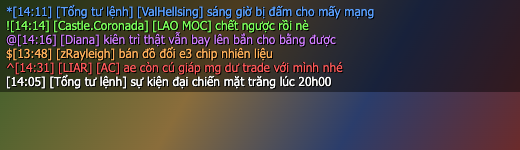
#> input picture internal/tesseract/testdata/chat-colors.png, 520 x 150 px
$ python -i gen.py   (imports and definitions only)
#> lines starting #> are read from the running program, lines starting #| are printed output that depends on the picture; after the words box and inside, x2 and y2 are one past the last pixel; in counts of white or black regions, pixels touching at a corner belong together
#> further down, picture is the input picture: PIL image 520x150 RGB; mean R, G, B 72.7, 66.6, 61.4
"""Synthetic Ace Online chat lines for fine-tuning Tesseract.

The game draws chat with Verdana 12px, no anti-aliasing (verified pixel-exact
against real captures). Each line is rendered the way the game shows it,
upscaled x2 like the client's capture, then run through the same
preprocessing as internal/tesseract.Preprocess (max(R,G) -> x1.5 bilinear ->
Otsu -> invert), so training images match what Tesseract sees in production.

Usage: python3 gen.py OUT_DIR COUNT SEED FONT_PATH
"""
import os
import random
import sys
import unicodedata

from PIL import Image, ImageDraw, ImageFont

OUT, COUNT, SEED, FONT = sys.argv[1], int(sys.argv[2]), int(sys.argv[3]), sys.argv[4]
rng = random.Random(SEED)
font = ImageFont.truetype(FONT, 12)
MAX_W = 680

COLORS = {
    "red": (225, 45, 45), "yellow": (235, 205, 50), "green": (70, 230, 50), "cyan": (70, 220, 225),
    "white": (225, 225, 225), "magenta": (215, 50, 215), "blue": (95, 155, 255), "purple": (185, 110, 255),
    "orange": (240, 150, 40), "grey": (190, 190, 190),
}
CHANNEL_COLOR = {"^": "red", "!": "green", "*": "blue", "@": "purple", "#": "orange", "$": "yellow", "%": "orange", "": "white"}

PHRASES = """tối nay đi săn boss không
ai bán đá cường hóa không
chờ mình một chút nhé
sáng giờ bị đấm cho mấy mạng
kiên trì thật vẫn bay lên bắn cho bằng được
con gà này
chết ngược rồi
giờ phải đi rình mò bắn lại
cay để bụng là có thật
bay lên tấn công trên không luôn
em cho thuê giáp tím
ae còn cú giáp dư trade với mình nhé
sự kiện đại chiến mặt trăng lúc 20h00
anh em ra trụ hết đi
ai chém MG cùng không
để tối đi moon
mua gì vậy
full bố 2 ông AG rồi
tý vay 100k wp
còn không đủ wp bán
xin giáp moon MG thịt
tối cho nhé
tối mở ra không xài cho
chầy cối vừa thôi a tuấn
ui cảm ơn nhé
vào party đi
đợt e cũng tầm đó
hơn 300 ấy chứ
chỉ cho lên vàng cái là ủn xanh dương
làm qua 3u xanh hoặc tím 90 đi
xài 75 z sao không xài cây 125 chời
3u trắng cũng được chứ xài 75 làm gì
125 miss làm bậc
300 cây 3u chưa lên vàng nữa
sai 3u 75 chém MG không nổi luôn
yếu nhất sv mẹ rồi
xin ae chỉ sơ BG chủ yếu cắm map và đi BB
đau đáng wz hết nl nên về tp mà
trụ này đi sao nhỉ
ai chỉ giúp với
map hẻm núi philip
về tp vào cổng dịch chuyển lên map
thua ngược
mua đồ ai bán cho xin cái giá
mg xin giáp như vậy đau đúi
anh em IG về hết trụ
tìm mạng trụ
km cầm đầu em anh quay sụp chú
bán đồ đổi e3 chip nhiên liệu
nháy nháy chú hùa chỉ biết cắn chạy
có vài mạng thế này đánh đấm gì
một với một dám không
cắn đã rủ cả bầy lên
lên bắn cho bằng được
đi đâu đấy
ngủ chưa
ra map chính đi
cần người đi cùng
ai có súng không
bán acc giá rẻ
nhận đổi vàng
hôm qua đánh ghê thật
đội hình mạnh quá
ai rảnh không
mình mới chơi
chỉ mình cách lên level
giáp này bao nhiêu
cho xin cái link
ai pk không
thôi đi ăn cơm
ăn cơm xong vào tiếp
mai gặp lại nhé
hẹn tối nay
đánh trận này thắng chắc
bên kia đông quá
rút về trụ đi
giữ trụ cẩn thận
nhớ mua máu
hết đạn rồi
sửa đồ đi
ai buff giùm
nhường đi mà
được rồi để đó
không biết nữa
thật không vậy
chuẩn luôn
quá đỉnh
ngon lành
đừng có mà
làm sao bây giờ
xong rồi đó
tập trung vào
ưu tiên bắn MG trước
trừ máu nhanh quá
bị lag ghê
mạng yếu quá
ae ơi giúp với
quay lại đây
""".strip().split("\n")

WORDS_EN = ["boss", "party", "pm", "map", "moon", "slot", "camp", "call", "bank", "level", "token", "chip", "trade", "full",
            "ok", "acc", "farm", "buff", "lag", "skill", "item", "event", "online", "team", "go", "afk", "gg", "noob", "pro"]
TEEN = ["vl", "vcl", "cmm", "cmndt", "ko", "k", "đc", "dc", "ae", "mn", "bn", "mk", "ib", "nt", "z", "j", "r", "ms", "kg"]
EMOTES = ["=))", "=)))", ":v", ":V", ":d", ":D", "^^", ":))", "=)", "-_-", "=.=", ":(", "haha", "hahah", "hihi", "kkk"]
TAGS = ["BC", "AC", "EV", "CoP", "Audi", "AB", "Do", "AG", "MG", "BG", "VN", "GM", "TT", "IG"]
RANKS = ["Tổng tư lệnh", "Phú tổng tư lãnh", "Tham mưu trưởng", "Tổng tư lãnh", "Đội trưởng", "Thành viên"]
NAME_PARTS = ["Sky", "Luxury", "Daddy", "Shopee", "Lava", "Titanic", "Castle", "Coronada", "Hulk", "Long", "Time", "No", "See",
              "Arale", "Galbrena", "That", "Sat", "Thien", "Kim", "Hoa", "Hong", "Do", "Ngoc", "Song", "Ngan", "Nhat", "Anh",
              "Val", "Hellsing", "Rayleigh", "God", "Hien", "Xinh", "Diana", "Momota", "Chu", "Tom", "Vang", "Xin", "Cam", "On",
              "Toxic", "Galarius", "Salarius", "Cheng", "Audi", "Jun", "Man", "Dark", "Andy", "Quang", "Ga", "Kiem", "Si",
              "Phap", "Su", "Rong", "Bao", "Lua", "Bang", "Gio", "Sam", "Set", "Ninja", "Pro", "King", "Lady", "Angel", "Devil"]
INITIALS = ["", "b", "c", "ch", "d", "đ", "g", "gh", "gi", "h", "k", "kh", "l", "m", "n", "ng", "ngh", "nh", "p", "ph", "qu",
            "r", "s", "t", "th", "tr", "v", "x"]
RIMES = ["a", "ai", "am", "an", "ang", "anh", "ao", "au", "ay", "ăm", "ăn", "ăng", "âm", "ân", "âng", "âu", "ây", "e", "em",
         "en", "eo", "ê", "êm", "ên", "ênh", "êu", "i", "ia", "im", "in", "inh", "iu", "iêm", "iên", "iêu", "o", "oa", "oai",
         "oan", "oang", "oanh", "oi", "om", "on", "ong", "ô", "ôi", "ôm", "ôn", "ông", "ơ", "ơi", "ơm", "ơn", "u", "ua", "ui",
         "um", "un", "ung", "uôi", "uôn", "uông", "uy", "uyên", "ư", "ưa", "ưi", "ưng", "ươi", "ươn", "ương", "ưu", "y", "yêu"]
STOP_RIMES = ["ac", "ach", "at", "ăc", "ăt", "âc", "ât", "ep", "et", "êch", "êt", "ich", "it", "iêt", "oc", "ot", "ôc", "ôt",
              "ơt", "uc", "ut", "uôc", "uôt", "ưc", "ưt", "ươc", "ươt", "ap", "ăp", "âp", "ip", "op", "ôp", "ơp", "up"]
TONES = ["", "̀", "́", "̉", "̃", "̣"]
STOP_TONES = ["́", "̣"]
VOWELS = "aăâeêioôơuưy"


# [24 lines left out: functions with_tone, syllable, not called in this run]


def strip_accents(s):
    s = s.replace("đ", "d").replace("Đ", "D")
    return "".join(c for c in unicodedata.normalize("NFD", s) if unicodedata.category(c) != "Mn")


# [85 lines left out: functions number, body, player, segments, background, not called in this run]


def otsu(hist, total):
    s = sum(i * c for i, c in enumerate(hist))
    sb = wb = 0.0
    best = thr = 0
    for t in range(256):
        wb += hist[t]
        if wb == 0:
            continue
        wf = total - wb
        if wf == 0:
            break
        sb += t * hist[t]
        mb, mf = sb / wb, (s - sb) / wf
        v = wb * wf * (mb - mf) ** 2
        if v > best:
            best, thr = v, t
    return thr


def preprocess(im):
    r, g, _ = im.split()
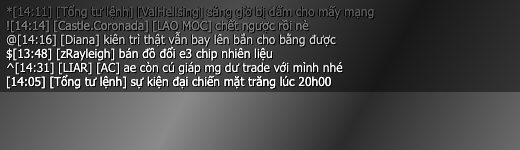
#> r: PIL image 520x150 L; min 0, max 255, mean 72.7
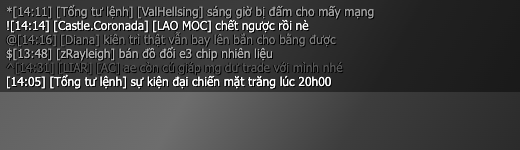
#> g: PIL image 520x150 L; min 0, max 255, mean 66.6
    rp, gp = r.load(), g.load()
    w, h = im.size
#> w = 520; h = 150
    out = Image.new("L", (w, h))
#> out: PIL image 520x150 L; every value is 0
    op = out.load()
    for y in range(h):
        for x in range(w):
            op[x, y] = max(rp[x, y], gp[x, y])
    out = out.resize((int(w * 1.5), int(h * 1.5)), Image.BILINEAR)
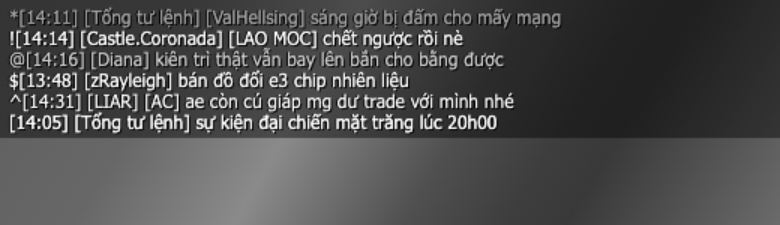
#> out: PIL image 780x225 L; min 3, max 255, mean 78.2
    hist = out.histogram()
#> hist = 256 values, max 5592 at index 32, min 0 at index 0, mean 685.5
    thr = otsu(hist, out.size[0] * out.size[1])
#> in otsu, `s = sum(i * c for i, c in enumerate(hist))`: s = 13724573
#> the loop in otsu, `for t in range(256):` made 256 passes
#> (wb, wf, sb, mb, mf, v, best) on pass 4: (1, 175499, 3, 3, 78.2, 992536316, 992536316)
#> (wb, wf, sb, mb, mf, best) on passes 5 to 10: (9, 175491, 35, 3.89, 78.21, 8.72e+09), (20, 175480, 90, 4.5, 78.21, 1.91e+10), (34, 175466, 174, 5.12, 78.22, 3.19e+10), (60, 175440, 356, 5.93, 78.23, 5.5e+10), (82, 175418, 532, 6.49, 78.24, 7.4e+10), (121, 175379, 883, 7.3, 78.25, 1.07e+11)
    out = out.point(lambda v: 255 if v > thr else 0)
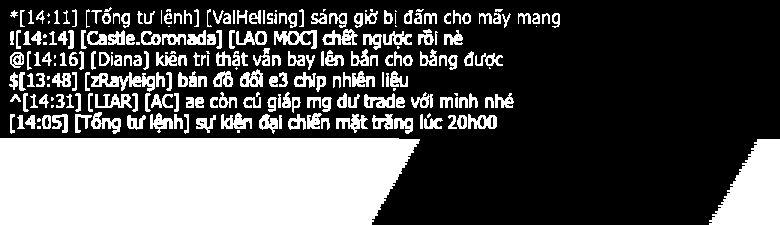
#> out: PIL image 780x225 L; 33.2% white; 238 white regions (38 under 20 px), largest, box (x1, y1, x2, y2) and area: (0, 138, 420, 225) 34418, (709, 139, 780, 225) 4003, (91, 72, 155, 92) 590
    if sum(i * c for i, c in enumerate(out.histogram())) / (out.size[0] * out.size[1]) < 128:
        out = out.point(lambda v: 255 - v)
    return out


# [18 lines left out: function render, not called in this run]


# [7 lines not run here, left out]

>>> from PIL import Image
>>> picture = Image.open('../internal/tesseract/testdata/chat-colors.png')
>>> result = preprocess(picture)
